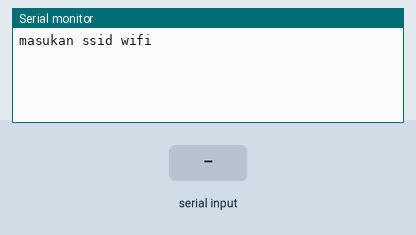
This sketch was run on a simulated ESP8266 (NodeMCU). Parts: the last lines printed to the serial monitor. The test bench sets the inputs (shaded band). WiFi joins after 1.5 s; servers stay silent unless stated.

Above: at 3.3 s.
3.4 s: "90,45\n" received over Serial
At 5.1 s:
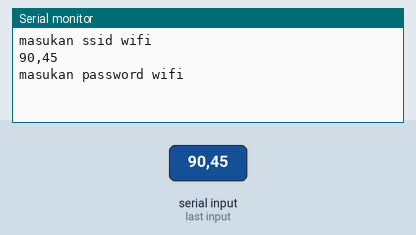
5.9 s: "30,150\n" received over Serial
At 7.8 s:
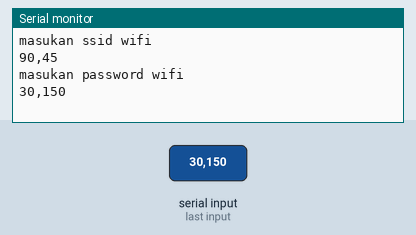
8.9 s: "5\n" received over Serial
At 10.3 s:
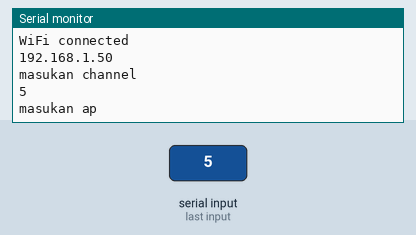

Measured:
- after the input at 3.4 s, the serial monitor: prints a new line after 1.0 s (image 1)
- after the input at 5.9 s, the serial monitor: prints a new line after 1.5 s (image 2)
- after the input at 8.9 s, the serial monitor: prints a new line after 0.51 s (image 3)

The sketch:

wifi_and_thing.ino
```cpp
#include <ESP8266WiFi.h>
#include <WiFiClient.h>
#include <ThingSpeak.h>
#define  maxloop 30

struct confwif
{
char ssid[100];
char password[100];
};

struct speak
{
long myChannelNumber; //channel ID
char myWriteAPIKey[100]; //write AP
};

struct confwif wifistring;
struct speak speakstring;

WiFiClient client;

bool wifi()
{
  Serial.print("Connecting to ");
  Serial.println(wifistring.ssid);
  WiFi.begin(wifistring.ssid, wifistring.password);

  int i=0;
  while (WiFi.status() != WL_CONNECTED)
  {
      delay(500);
      Serial.print(".");
      i++;
      if(i > maxloop)
      {
      return false;
      }
  }
  return true;
}
bool thinginit()
{
  if(!(ThingSpeak.begin(client)))
  {
    return false;
  }
  return true;
}

//serial com for inputing wifi setup
void inwifi()
{
  wifistring.ssid[0]='\0';
  wifistring.password[0]='\0';

  Serial.println("masukan ssid wifi");
  while (Serial.available() >= 0 && '\0'==  wifistring.ssid[0])
  {
    int bytesRead = Serial.readBytesUntil('\n',wifistring.ssid, sizeof( wifistring.ssid)-1);
     wifistring.ssid[bytesRead] = '\0';
    delay(1000);
  }
 Serial.println(wifistring.ssid);
 Serial.println("masukan password wifi");
   while (Serial.available() >= 0 && '\0'==  wifistring.password[0])
  {
    int bytesRead = Serial.readBytesUntil('\n',wifistring.password, sizeof(wifistring.password)-1);
     wifistring.password[bytesRead] = '\0';
     delay(1000);
  }
   Serial.println(wifistring.password);
   delay(500);

}

//serial com to enter inputing thingspeak
void inth()
{

 speakstring.myChannelNumber=0;
 speakstring.myWriteAPIKey[0]='\0';

  Serial.println("masukan channel");
  while (Serial.available() >= 0 && 0==  speakstring.myChannelNumber)
  {
     speakstring.myChannelNumber=Serial.parseInt();

  }
 Serial.println( speakstring.myChannelNumber);
 Serial.println("masukan ap");
   while (Serial.available() >= 0 && '\0'==  speakstring.myWriteAPIKey[0])
  {
    int bytesRead = Serial.readBytesUntil('\n', speakstring.myWriteAPIKey, sizeof( speakstring.myWriteAPIKey)-1);
      speakstring.myWriteAPIKey[bytesRead] = '\0';
  }
   Serial.println( speakstring.myWriteAPIKey);
   delay(500);
}

 //setup
void setup()
{

   Serial.begin(9600);
 delay(2500);

  do
  {
    inwifi();
  }
  while(!wifi());

  Serial.println("");
  Serial.println("WiFi connected");
  Serial.println(WiFi.localIP());
  do
  {
     inth();
  }while(!thinginit());
}


//loop
void loop()
{
  int var=0;
  ThingSpeak.writeField(speakstring.myChannelNumber,1, var, speakstring.myWriteAPIKey);

  delay(2000);
}
```
